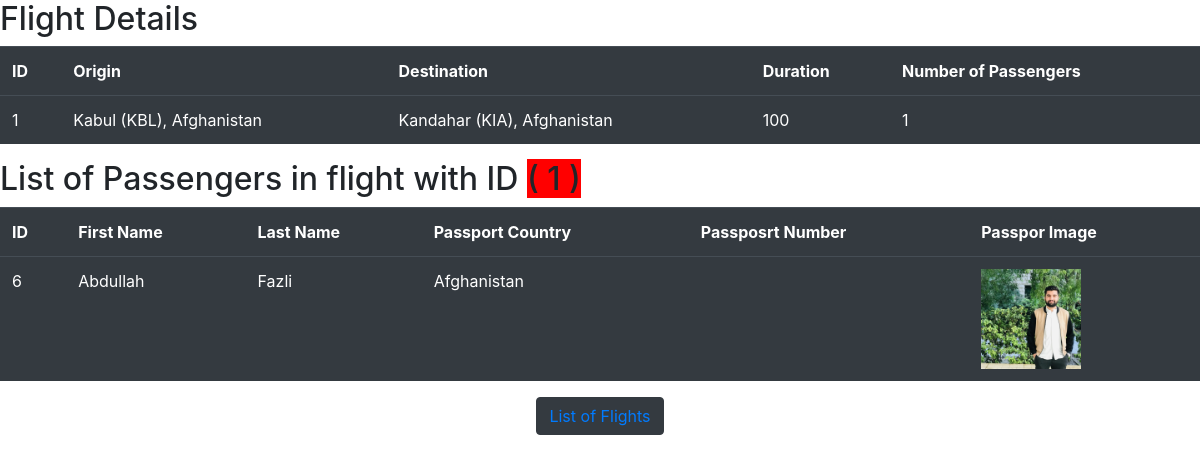
Before: /1 with the older database file.
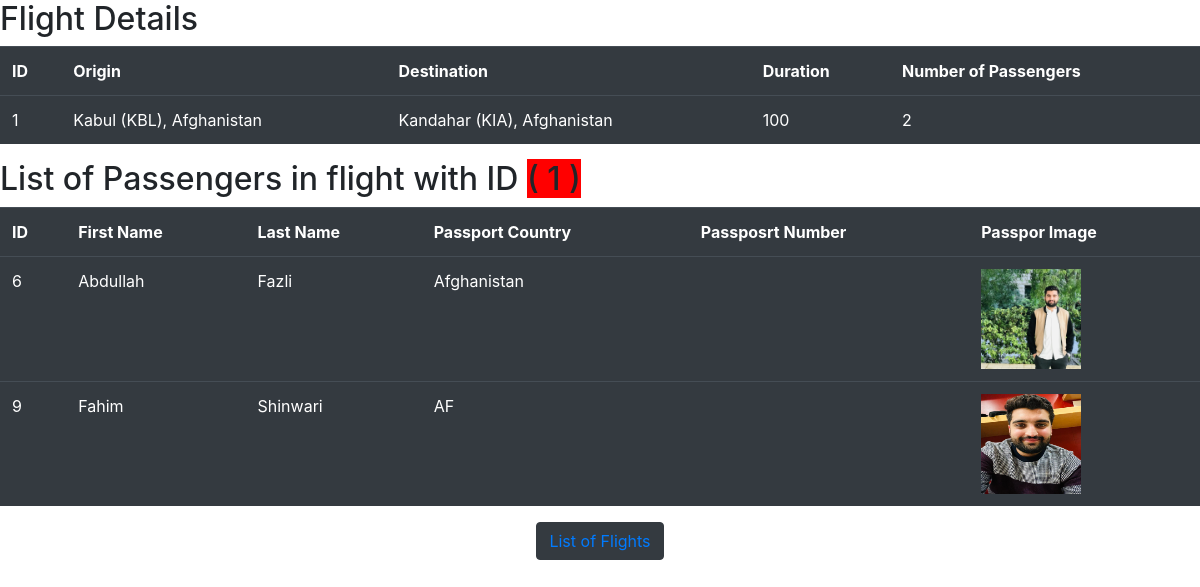
After: the same page with the newer database file.
### FlightsSystem/models.py (models this page shows, shortened)
class PassengersModel(models.Model):
    first = models.CharField(max_length=10)
    last = models.CharField(max_length=20)
    passportCountry = models.CharField(max_length=30)
    passport_photo = models.ImageField(
        upload_to='images/', null=True, blank=True)
    flights = models.ManyToManyField(
        FlightModel, blank=True, related_name="passengers")

### FlightsSystem/views.py (the view)
# urls.py: path("<int:flight_id>", views.aFlightDetails, name="aFlightDetails"),
def aFlightDetails(httprequest, flight_id):
    Flight = FlightModel.objects.get(pk=flight_id)
    if Flight:
        passengers = Flight.passengers.all()
        countpassenger = passengers.count()
        return render(httprequest, 'FlightsSystem/aFlightDetails.html', {
            "flight": Flight,
            "passengersInThisFlight": passengers,
            "countPassenger": countpassenger,
        })
    else:
        return HttpResponseNotFound('Flight not found')

### FlightsSystem/models.py (called while the page is built)
    def __str__(self):
        return f" {self.city} ({self.code}), {self.country}"

### FlightsSystem/templates/FlightsSystem/aFlightDetails.html (shortened to what this page needs)
{% extends 'FlightsSystem/layout.html' %} {% block body %}
<h2>Flight Details</h2>
<table class="table table-dark table-hover">
  <th>ID</th>
  <th>Origin</th>
  <th>Destination</th>
  <th>Duration</th>
  <th>Number of Passengers</th>
  <tr>
    <td>{{flight.id}}</td>
    <td>{{flight.origin}}</td>
    <td>{{flight.distination}}</td>
    <td>{{flight.duration}}</td>
    <td>{{countPassenger}}</td>
  </tr>
</table>
<h2>
  List of Passengers in flight with ID
  <span style="background-color: red">( {{flight.id}} )</span>
</h2>
<table class="table table-dark table-hover">
  <th>ID</th>
  <th>First Name</th>
  <th>Last Name</th>
  <th>Passport Country</th>
  <th>Passposrt Number</th>
  <th>Passpor Image</th>
  {% for apassenger in passengersInThisFlight %}
  <tr>
    <td>{{apassenger.id}}</td>
    <td>{{apassenger.first}}</td>
    <td>{{apassenger.last}}</td>
    <td>{{apassenger.passportCountry}}</td>
    <td>{{apassenger.passportNumber}}</td>
    <td>
      <a href="#" class="image-link">
        <img src="{{ apassenger.passport_photo.url }}" alt="Passport Photo" width="100px" height="100px"/>
      </a>
    </td>
  </tr>
  {% endfor %}
</table>
<div style="text-align: center">
  <button class="btn btn-dark">
    <a href="{% url 'FlightsSystem:AllFLights' %}">List of Flights</a>
  </button>
</div>
{% endblock %}

Changed rows visible on the page:
added PassengersModel: id "9", first "Fahim", last "Shinwari", passportCountry "AF", passport_photo (picture)
Other visible differences:
{{ countPassenger }}: "1" → "2"
